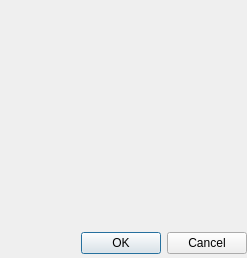
<?xml version="1.0" encoding="UTF-8"?>
<ui version="4.0">
 <class>UserInitAreaDialog</class>
 <widget class="QDialog" name="UserInitAreaDialog">
  <property name="geometry">
   <rect>
    <x>0</x>
    <y>0</y>
    <width>247</width>
    <height>258</height>
   </rect>
  </property>
  <property name="sizePolicy">
   <sizepolicy hsizetype="Preferred" vsizetype="Preferred">
    <horstretch>0</horstretch>
    <verstretch>0</verstretch>
   </sizepolicy>
  </property>
  <property name="windowTitle">
   <string>User Initialization Area</string>
  </property>
  <property name="sizeGripEnabled">
   <bool>false</bool>
  </property>
  <property name="modal">
   <bool>true</bool>
  </property>
  <layout class="QVBoxLayout" name="verticalLayout">
   <property name="spacing">
    <number>3</number>
   </property>
   <property name="leftMargin">
    <number>0</number>
   </property>
   <property name="topMargin">
    <number>4</number>
   </property>
   <property name="rightMargin">
    <number>0</number>
   </property>
   <property name="bottomMargin">
    <number>4</number>
   </property>
   <item>
    <widget class="UserInitAreaWidget" name="m_UserInitAreaWidget" native="true"/>
   </item>
   <item>
    <widget class="QDialogButtonBox" name="buttonBox">
     <property name="orientation">
      <enum>Qt::Horizontal</enum>
     </property>
     <property name="standardButtons">
      <set>QDialogButtonBox::Cancel|QDialogButtonBox::Ok</set>
     </property>
    </widget>
   </item>
  </layout>
 </widget>
 <customwidgets>
  <customwidget>
   <class>UserInitAreaWidget</class>
   <extends>QWidget</extends>
   <header location="global">UserInitAreaWidget.h</header>
   <container>1</container>
  </customwidget>
 </customwidgets>
 <resources/>
 <connections>
  <connection>
   <sender>buttonBox</sender>
   <signal>accepted()</signal>
   <receiver>UserInitAreaDialog</receiver>
   <slot>accept()</slot>
   <hints>
    <hint type="sourcelabel">
     <x>248</x>
     <y>254</y>
    </hint>
    <hint type="destinationlabel">
     <x>157</x>
     <y>274</y>
    </hint>
   </hints>
  </connection>
  <connection>
   <sender>buttonBox</sender>
   <signal>rejected()</signal>
   <receiver>UserInitAreaDialog</receiver>
   <slot>reject()</slot>
   <hints>
    <hint type="sourcelabel">
     <x>316</x>
     <y>260</y>
    </hint>
    <hint type="destinationlabel">
     <x>286</x>
     <y>274</y>
    </hint>
   </hints>
  </connection>
 </connections>
</ui>
